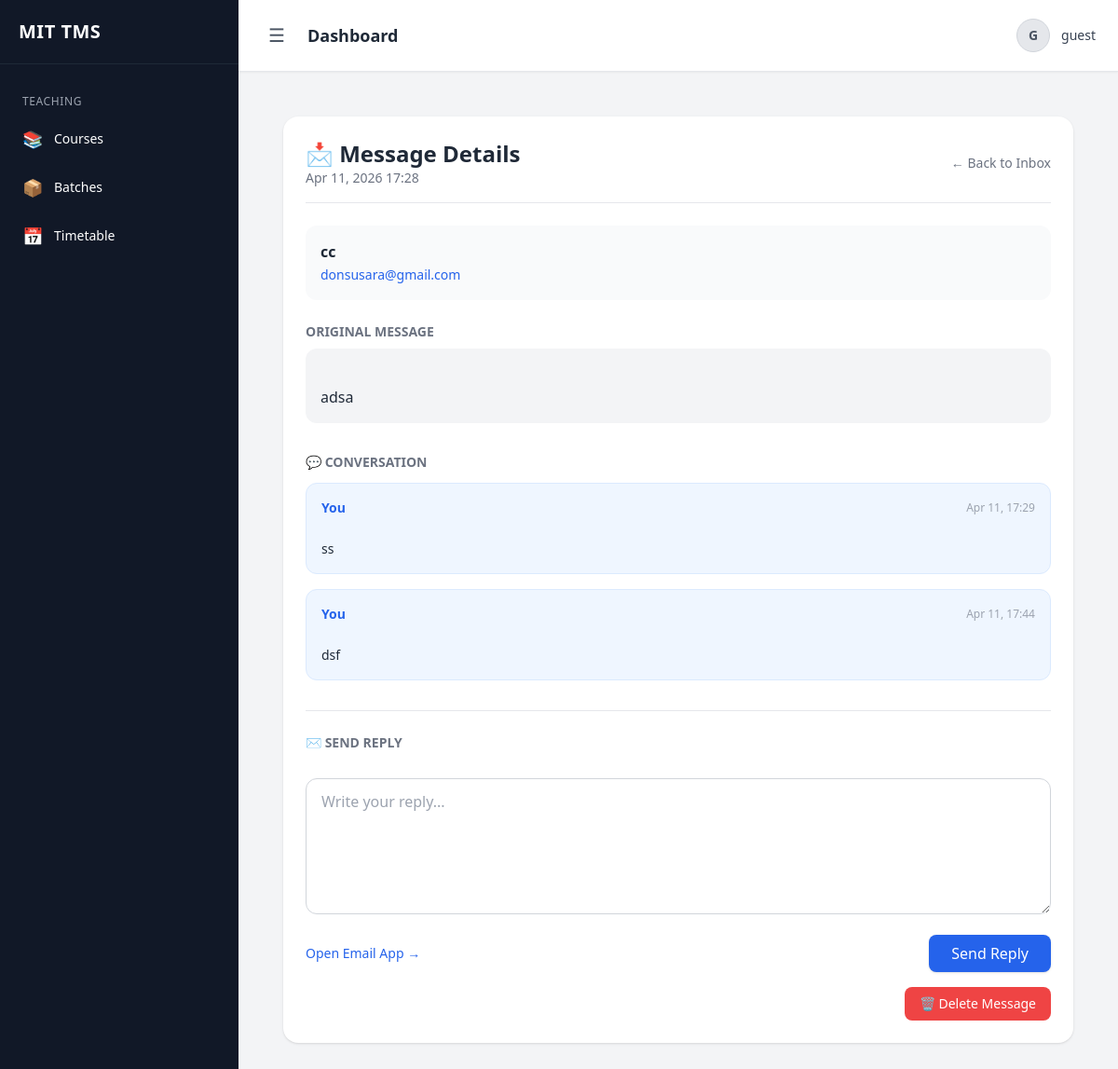
/messages/3/ (signed in), run on the app's committed database.
### apps/website/models.py (models this page shows, shortened)
class ContactMessage(models.Model):
    name = models.CharField(max_length=100)
    email = models.EmailField()
    message = models.TextField()
    created_at = models.DateTimeField(auto_now_add=True)
    is_read = models.BooleanField(default=False)

class MessageReply(models.Model):
    message = models.ForeignKey(ContactMessage, on_delete=models.CASCADE, related_name="replies")
    reply_text = models.TextField()
    sent_at = models.DateTimeField(auto_now_add=True)

### apps/website/views.py (the view)
# urls.py: path('messages/<int:pk>/', MessageDetailView.as_view(), name='message_detail'),
class MessageDetailView(LoginRequiredMixin, DetailView):
    model = ContactMessage
    template_name = "core/message_detail.html"
    context_object_name = "msg"
    def get_object(self):
        obj = super().get_object()
        if not obj.is_read:
            obj.is_read = True
            obj.save()
        return obj

### apps/core/context_processors.py (called while the page is built)
def user_roles(request):
    user = request.user
    return {
        'is_admin': user.is_authenticated and user.is_superuser,
        'is_teacher': user.is_authenticated and hasattr(user, 'teacher'),
        'is_student': user.is_authenticated and hasattr(user, 'student'),
    }

### templates/core/message_detail.html (shortened to what this page needs)
{% extends 'base.html' %}
{% block content %}
<div class="p-6 bg-gray-100 min-h-screen">
    <div class="max-w-4xl mx-auto">
        <div class="bg-white rounded-2xl shadow p-6">
            <div class="flex justify-between items-center border-b pb-4 mb-6">
                <div>
                    <h2 class="text-2xl font-bold text-gray-800">
                        📩 Message Details
                    </h2>
                    <p class="text-sm text-gray-500">
                        {{ msg.created_at|date:"M d, Y H:i" }}
                    </p>
                </div>
                <a href="{% url 'inbox' %}"
                   class="text-sm text-gray-500 hover:underline">
                    ← Back to Inbox
                </a>
            </div>
            <div class="bg-gray-50 p-4 rounded-xl mb-6">
                <p class="font-semibold text-gray-800">{{ msg.name }}</p>
                <a href="mailto:{{ msg.email }}" class="text-blue-600 text-sm hover:underline">
                    {{ msg.email }}
                </a>
            </div>
            <div class="mb-8">
                <h3 class="text-sm font-semibold text-gray-500 mb-2">
                    ORIGINAL MESSAGE
                </h3>
                <div class="bg-gray-100 p-4 rounded-xl">
                    <p class="text-gray-800 whitespace-pre-line">
                        {{ msg.message }}
                    </p>
                </div>
            </div>
            <div class="mb-8">
                <h3 class="text-sm font-semibold text-gray-500 mb-3">
                    💬 CONVERSATION
                </h3>
                <div class="space-y-4">
                    {% for reply in msg.replies.all %}
                    <div class="bg-blue-50 border border-blue-100 p-4 rounded-xl">
                        <div class="flex justify-between items-center mb-1">
                            <span class="text-sm font-semibold text-blue-600">
                                You
                            </span>
                            <span class="text-xs text-gray-400">
                                {{ reply.sent_at|date:"M d, H:i" }}
                            </span>
                        </div>
                        <p class="text-gray-800 text-sm whitespace-pre-line">
                            {{ reply.reply_text }}
                        </p>
                    </div>
                    {% empty %}
                    <p class="text-gray-400 text-sm">
                        No replies yet
                    </p>
                    {% endfor %}
                </div>
            </div>
            <div class="border-t pt-6">
                <h3 class="text-sm font-semibold text-gray-500 mb-3">
                    ✉️ SEND REPLY
                </h3>
                <form method="post" action="{% url 'reply_message' msg.id %}" class="space-y-4">
                    <textarea name="reply" rows="5" required
                        placeholder="Write your reply..."
                        class="w-full border border-gray-300 rounded-xl px-4 py-3 focus:ring-2 focus:ring-blue-500 focus:outline-none transition"></textarea>
                    <div class="flex justify-between items-center">
                        <a href="mailto:{{ msg.email }}"
                           class="text-sm text-blue-600 hover:underline">
                            Open Email App →
                        </a>
                        <button type="submit"
                            class="bg-blue-600 text-white px-6 py-2 rounded-lg font-medium shadow hover:bg-blue-700 transition">
                            Send Reply
                        </button>
                    </div>
                </form>
                <div class="mt-4 text-right">
                    <form method="post" action="{% url 'delete_message' msg.id %}"
                          onsubmit="return confirm('Are you sure you want to delete this message?');">
                        <button type="submit"
                            class="bg-red-500 text-white px-4 py-2 rounded-lg hover:bg-red-600 transition text-sm">
                            🗑 Delete Message
                        </button>
                    </form>
                </div>
            </div>
        </div>
    </div>
</div>
{% endblock %}

### templates/partials/topbar.html (shortened to what this page needs)
<header class="bg-white shadow-sm border-b px-3 md:px-6 py-3 md:py-4 flex justify-between items-center">
    <div class="flex items-center gap-2 md:gap-4">
        <button onclick="toggleSidebar()"
                class="text-2xl md:text-xl text-gray-600 hover:text-black p-2 rounded-lg hover:bg-gray-100">
            ☰
        </button>
        <h1 class="text-sm md:text-lg font-semibold text-gray-800 truncate max-w-[120px] md:max-w-none">
            {% block header %}Dashboard{% endblock %}
        </h1>
    </div>
    <div class="relative">
        <button onclick="toggleUserMenu()"
                class="flex items-center gap-2 md:gap-3 text-sm text-gray-700 hover:text-black">
            <div class="w-8 h-8 md:w-9 md:h-9 rounded-full overflow-hidden border border-gray-300 bg-gray-200">
                {% if request.user.profile.image %}
                    <img src="{{ request.user.profile.image.url }}"
                         class="w-full h-full object-cover">
                {% else %}
                    <div class="w-full h-full flex items-center justify-center text-xs md:text-sm font-bold text-gray-600">
                        {{ request.user.username|slice:":1"|upper }}
                    </div>
                {% endif %}
            </div>
            <span class="hidden sm:block font-medium">
                {{ request.user.username }}
            </span>
        </button>
    </div>
</header>

### data on the page
ContactMessage: created_at "Apr 11, 2026 17:28", name "cc", email "donsusara@gmail.com", message "adsa"
MessageReply: sent_at "Apr 11, 17:29", reply_text "ss"
MessageReply: sent_at "Apr 11, 17:44", reply_text "dsf"

### other printed values
{{ request.user.username|slice:":1"|upper }} "G"
{{ request.user.username }} "guest"
